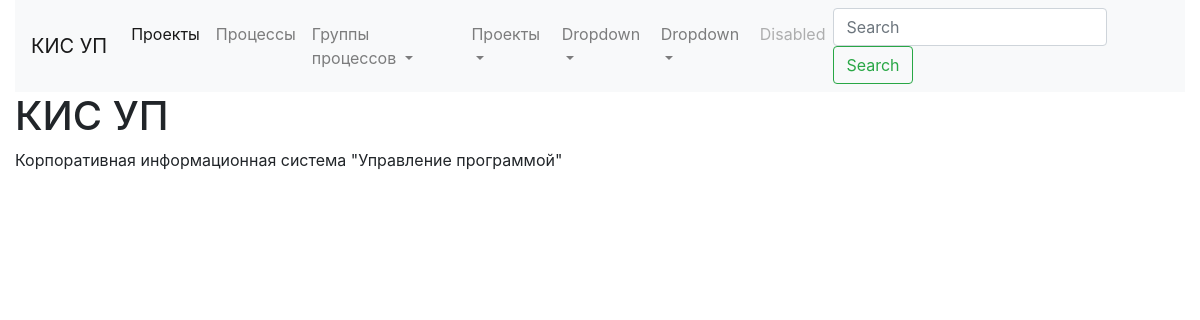
/projects/1/, run on the app's committed database.
### project/models.py (models this page shows, shortened)
class Project(models.Model):
    full_name = models.CharField('Полное название', max_length=500, unique=True, blank=False, null=False)
    short_name = models.CharField('Краткое название', max_length=50, unique=True, blank=False, null=False)
    class Meta:
        verbose_name = "Проект"
        verbose_name_plural = "Проекты"
        ordering = ['short_name']

### project/views.py (the view)
# urls.py: path('<int:pk>/', views.ProjectDetailView.as_view(), name='project-details'),
class ProjectDetailView(DetailView):
    model = Project
    def get_context_data(self, **kwargs):
        context = super().get_context_data(**kwargs)
        self.request.session['project_title'] = self.object.short_name
        return context

### context_processors/main_menu.py (called while the page is built)
def menu(request):
    context = {
        'process_groups': ProcessGroup.objects.all(),
        'projects': Project.objects.all(),
        'project_title': request.session['project_title']
    }
    return context

### project/templates/project/project_detail.html (shortened to what this page needs)
{% extends "base.html" %}
{% block content %}
<h1>{{object.short_name}}</h1>
{{object.full_name}}
{% endblock %}

### templates/navbar.html (shortened to what this page needs)
<nav class="navbar navbar-expand-lg navbar-light bg-light">
  <a class="navbar-brand" href="#">{{project_title}}</a>
  <div class="collapse navbar-collapse" id="navbarSupportedContent">
    <ul class="navbar-nav mr-auto">
      <li class="nav-item active">
        <a class="nav-link" href="{% url 'projects-list' %}">Проекты<span class="sr-only">(current)</span></a>
      </li>
      <li class="nav-item">
        <a class="nav-link" href="{% url 'process-list' %}">Процессы</a>
      </li>
      <li class="nav-item dropdown">
        <a class="nav-link dropdown-toggle" href="#" id="navbarDropdownProcessGroups" role="button" data-toggle="dropdown" aria-haspopup="true" aria-expanded="false">
         Группы процессов
        </a>
      </li>
      <li class="nav-item dropdown">
        <a class="nav-link dropdown-toggle" href="#" id="navbarDropdownProjects" role="button" data-toggle="dropdown" aria-haspopup="true" aria-expanded="false">
          Проекты
        </a>
      </li>
      <li class="nav-item dropdown">
        <a class="nav-link dropdown-toggle" href="#" id="navbarDropdown" role="button" data-toggle="dropdown" aria-haspopup="true" aria-expanded="false">
          Dropdown
        </a>
      </li>
      <li class="nav-item dropdown">
        <a class="nav-link dropdown-toggle" href="#" id="navbarDropdown" role="button" data-toggle="dropdown" aria-haspopup="true" aria-expanded="false">
          Dropdown
        </a>
      </li>
      <li class="nav-item">
        <a class="nav-link disabled" href="#">Disabled</a>
      </li>
    </ul>
    <form class="form-inline my-2 my-lg-0">
      <input class="form-control mr-sm-2" type="search" placeholder="Search" aria-label="Search">
      <button class="btn btn-outline-success my-2 my-sm-0" type="submit">Search</button>
    </form>
  </div>
</nav>

### data on the page
Project: short_name "КИС УП", full_name "Корпоративная информационная система \"Управление программой\""
